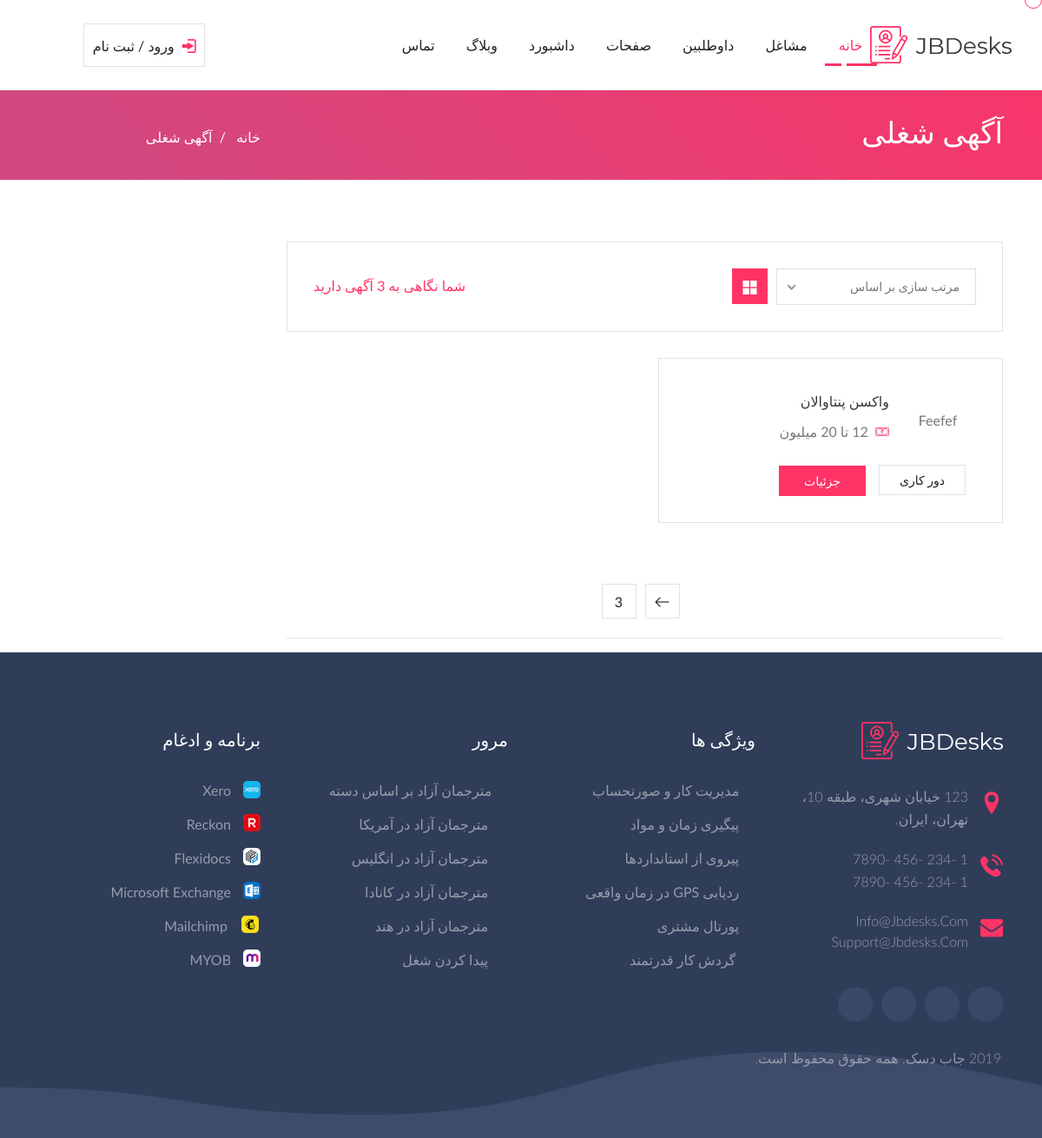
Page /jobs on the committed database.
### jobs/models.py (models this page shows, shortened)
class Jobs(models.Model):
    author = models.ForeignKey(User, models.CASCADE, verbose_name='نویسنده')
    title = models.CharField(max_length=300, verbose_name='عنوان شغلی')
    company = models.CharField(max_length=300, verbose_name='نام شرکت')
    description = HTMLField(verbose_name='توضیحات شغلی')
    employer_description = models.TextField(verbose_name='نفش کارمند در شرکت')
    address = models.TextField(verbose_name='آدرس شرکت شما')
    important = TaggableManager(blank=True, verbose_name='مهارت های لازم')
    service = TaggableManager(through=Services,blank=True, verbose_name='مسئولیت ها',related_name='services')
    price = models.CharField(max_length=200, default='12 تا 20 میلیون', choices=PRICE_CHOICES, verbose_name="حقوق")
    category = models.ForeignKey(Category, on_delete=models.SET_NULL, verbose_name='دسته بندی', blank=True, null=True)
    state = models.ForeignKey(Cities, on_delete=models.SET_NULL, verbose_name='شهر', blank=True, null=True)
    Type = models.CharField(max_length=200, default='d', choices=Job_CHOICES, verbose_name="وضعیت شغلی")
    status = models.CharField(max_length=200, default='i', choices=STATUS_CHOICES, verbose_name="وضعیت")
    soldiering = models.CharField(max_length=200, default='مهم نیست', choices=SOLDIER_CHOICES,
                                  verbose_name="وضعیت نظام وظیفه")
    sex = models.CharField(max_length=200, default='مهم نیست', choices=SEX_CHOICES,
                                  verbose_name="جنسیت")
    experiance = models.CharField(max_length=200, default='مهم نیست', choices=EXPERIANCE_CHOICES,
                                  verbose_name="سطح تجربه")
    date=models.DateTimeField(auto_now_add=True,verbose_name='زمان ثبت')

### jobs/views.py (the view)
# urls.py: path('jobs', JobListView.as_view(), name='job-list'),
class JobListView(ListView):
    model = Jobs
    template_name = 'jobs/jobs_list.html'
    queryset = Jobs.objects.filter(status='p')
    paginate_by = 1
    def get_context_data(self, **kwargs):
        context = super().get_context_data(**kwargs)
        context["jobcount"] = Jobs.objects.filter(status='p').count()
        return context

### templates/jobs/jobs_list.html (shortened to what this page needs)
{% extends 'shared/base.html' %}
{% block content %}
<div class="page_title_section">
    <div class="page_header">
        <div class="container">
            <div class="row">
                <div class="col-lg-9 col-md-9 col-12 col-sm-8">
                    <h1>آگهی شغلی</h1>
                </div>
                <div class="col-lg-3 col-md-3 col-12 col-sm-4">
                    <div class="sub_title_section">
                        <ul class="sub_title">
                            <li> <a href="{% url 'index' %}"> خانه </a>&nbsp; / &nbsp; </li>
                            <li>آگهی شغلی</li>
                        </ul>
                    </div>
                </div>
            </div>
        </div>
    </div>
</div>
<div class="job_filter_listing_wrapper jb_cover">
    <div class="container">
        <div class="row">
            <div class="col-lg-12 col-md-12 col-sm-12 col-12 d-none d-sm-none d-md-none d-lg-block d-xl-block">
            </div>
            <div class="col-lg-9 col-md-12 col-sm-12 col-12">
                <div class="job_listing_left_side jb_cover">
                    <div class="filter-area jb_cover">
                        <div class="list-grid">
                            <ul class="nav nav-tabs">
                                <li class="nav-item">
                                    <a class="nav-link active" data-toggle="tab" href="#grid"> <i
                                            class="flaticon-four-grid-layout-design-interface-symbol"></i></a>
                                </li>
                            </ul>
                        </div>
                        <div class="showpro">
                            <p>شما نگاهی به {{jobcount}} آگهی دارید</p>
                        </div>
                    </div>
                    <div class="tab-content btc_shop_index_content_tabs_main jb_cover">
                        <div id="grid" class="tab-pane active">
                            <div class="row">
                                {% for job in object_list %}
                                <div class="col-lg-6 col-md-6 col-sm-12">
                                    <div class="job_listing_left_fullwidth job_listing_grid_wrapper jb_cover">
                                        <div class="row">
                                            <div class="col-lg-12 col-md-12 col-sm-12 col-12">
                                                <div class="jp_job_post_side_img">
                                                    <br> <span>{{job.company}}</span>
                                                </div>
                                                <div class="jp_job_post_right_cont">
                                                    <h4><a href="{% url 'job-detail' job.id %}">{{job.title}}</a></h4>
                                                    <ul>
                                                        <li><i class="flaticon-cash"></i>&nbsp; {{job.price}}</li>
                                                    </ul>
                                                </div>
                                            </div>
                                            <div class="col-lg-12 col-md-12 col-sm-12 col-12">
                                                <div class="jp_job_post_right_btn_wrapper jb_cover">
                                                    <ul>
                                                        <li><a href="{% url 'job-detail' job.id %}">{{job.Type}}</a>
                                                        </li>
                                                        <li> <a href="{% url 'job-detail' job.id %}">جزئیات</a></li>
                                                    </ul>
                                                </div>
                                            </div>
                                        </div>
                                    </div>
                                </div>
                                {% endfor %}
                            </div>
                        </div>
                    </div>
                </div>
                {% if page_obj %}
                <div class="blog_pagination_section jb_cover">
                    <ul>
                        {% if page_obj.has_next %}
                        <li>
                            <a href="?page={{ page_obj.next_page_number }}" class="next"> <i
                                    class="flaticon-right-arrow"></i> </a>
                        </li>
                        <li> <a href="?page={{ page_obj.paginator.num_pages }}">{{ page_obj.paginator.num_pages }}</a>
                        </li>
                        {% endif %}
                    </ul>
                    <br>
                    <hr>
                </div>
    {% endif %}
            </div>
        </div>
    </div>
</div>
{% endblock content %}

### rows in the picture
Jobs: company "Feefef", title "واکسن پنتاوالان", price "12 تا 20 میلیون", Type "دور کاری"

### other values in the picture
{{ jobcount }} "3"
{{ page_obj.paginator.num_pages }} "3"
